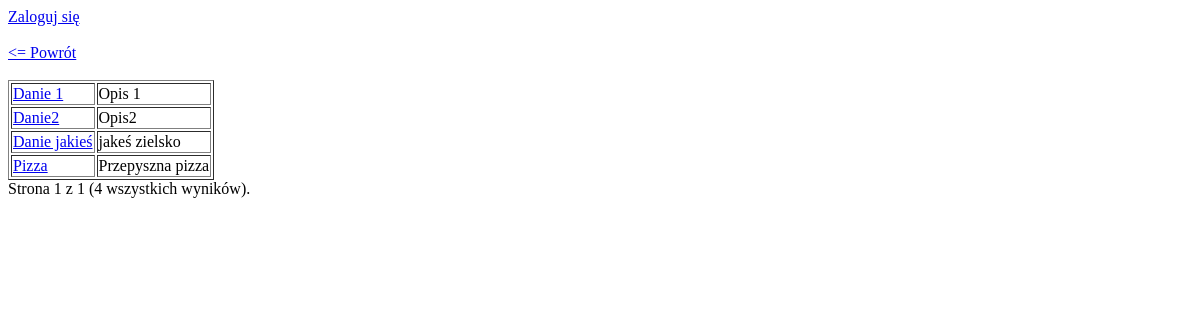
Page /dish_list/ on the earlier database version.
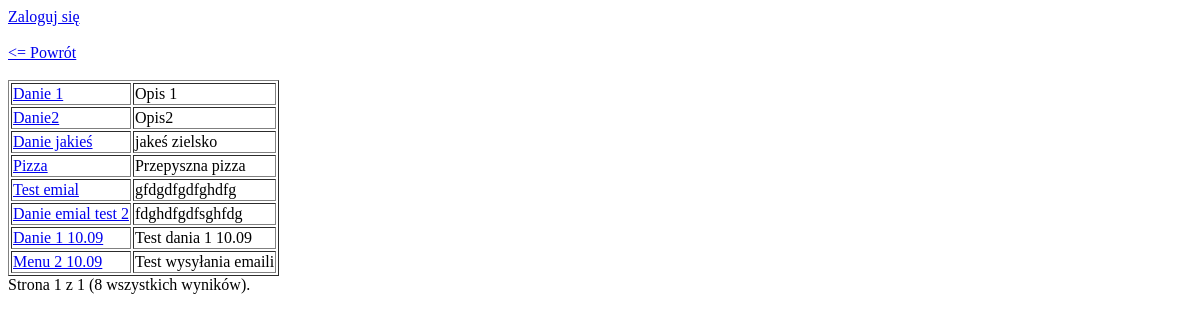
Same page on the later database version.
### menu/models.py (models this page shows, shortened)
class Dish(models.Model):
    name = models.CharField(max_length=50, unique=True, verbose_name='Nazwa')
    description = models.TextField(max_length=1000, verbose_name='Opis')
    price = models.FloatField(verbose_name='Cena')
    preparation_time = models.IntegerField(verbose_name='Czas przygotowania')
    is_vege = models.BooleanField(verbose_name='Danie wegetariańskie')
    picture = models.ImageField(default = 'default.jpg',verbose_name='Zdjęcie dania')
    created = models.DateTimeField(editable=False)
    modified = models.DateTimeField(auto_now=True)

### menu/views.py (the view)
# urls.py: path(r'dish_list/', views.DishListView.as_view(), name='dish_list'),
class DishListView(ListView):
    model = Dish
    template_name = 'dish_list_view.html'
    paginate_by = 10
    ordering = 'pk'

### templates/dish_list_view.html (shortened to what this page needs)
{% extends 'base.html' %}
{% block body %}
    <a href="/"><= Powrót</a>
    <br/><br/>
    <table border="1">
    {% for object in object_list %}
        <tr><td><a href="/dish_detail/{{ object.pk }}">{{ object.name }}</a></td><td>{{ object.description }}</td></tr>
    {% endfor %}
    </table>
    {% include "_pagination.html" %}
    <br/><br/>
{% endblock %}

Differences in the rows shown:
added Dish: name "Test emial", description "gfdgdfgdfghdfg"
added Dish: name "Danie emial test 2", description "fdghdfgdfsghfdg"
added Dish: name "Danie 1 10.09", description "Test dania 1 10.09"
added Dish: name "Menu 2 10.09", description "Test wysyłania emaili"
Other differences:
{{ page_obj.paginator.count }}: "4" → "8"
